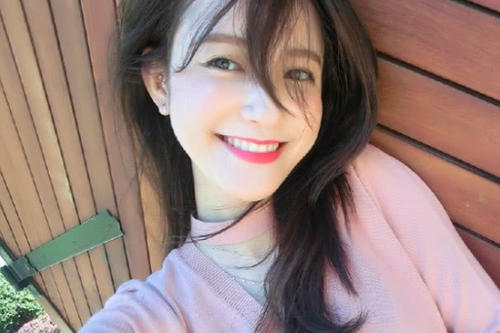
#> input picture machineLearn/file/01.jpg, 500 x 333 px
$ python 21.pic_cut.py
#> lines starting #> are read from the running program, lines starting #| are printed output that depends on the picture
#!/usr/bin/python3

import cv2
#import os
#os.environ['TF_CPP_MIN_LOG_LEVEL']='2'
# [100,200] x
# [100,300] y
img = cv2.imread('./file/01.jpg', 1)	# 0 gray,  1 color
#> img is the input picture: shape (333, 500, 3); mean B, G, R 124.5, 129.6, 152.9
imgInfo = img.shape
#> imgInfo = (333, 500, 3)
dst = img[100:200,100:300]
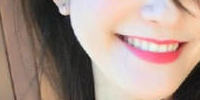
#> dst: shape (100, 200, 3); mean B, G, R 139.3, 148.6, 171.2
cv2.imshow('image', dst)
cv2.waitKey(0)
